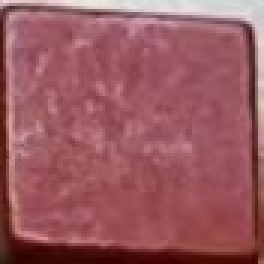
#> input picture 05_Vision_Block_Recognition/2026-02_template_matching_and_camera/templates/R2.jpg, 88 x 88 px, given in place of stream, which was not available (shown 3 times larger)
$ python contour_maching.py
#> lines starting #> are read from the running program, lines starting #| are printed output that depends on the picture; after the words box and inside, x2 and y2 are one past the last pixel; in counts of white or black regions, pixels touching at a corner belong together; pictures that were not available may be replaced by others from this repository, and a replacement may not be noted
import cv2
import numpy as np


def run_geometric_matching():
    # --- 配置区域 (需要根据实际情况微调) ---
    video_url = "http://192.168.149.1:8080/stream?topic=/usb_cam/image_rect_color&type=mjpeg&width=640&height=480&quality=80"

    # 1. Canny 阈值：决定了什么样的线条会被提取出来
    # 如果阴影较重，把 lower 调低 (比如 30)
    canny_lower = 30
    canny_upper = 150

    # 2. 【核心筛选器】木块的物理特征
    # 请拿尺子量一下你的木块，算出 长边 / 短边 的比例
    # 例如：木块长 10cm，宽 5cm，比例就是 2.0
    target_aspect_ratio = 1.0
    ratio_tolerance = 0.3  # 允许的误差范围 (比如 1.7 ~ 2.3 都在范围内)

    # 3. 面积筛选：防止把噪点或者背景里的大物体当成木块
    min_area = 1000  # 太小的噪点不要
    max_area = 50000  # 太大的背景不要
    # ------------------------------------

    print(f"正在连接: {video_url} ...")
    cap = cv2.VideoCapture(video_url)
    cap.set(cv2.CAP_PROP_BUFFERSIZE, 1)

    if not cap.isOpened():
        print("错误：无法打开视频流。")
        return

    # 定义膨胀核 (5x5 的矩形结构元素)
    # 这个核越大，修补断裂边缘的能力越强，但形状会越“臃肿”
    kernel = cv2.getStructuringElement(cv2.MORPH_RECT, (5, 5))

    print("开始轮廓几何匹配。按 'q' 退出。")

    while True:
        ret, frame = cap.read()
#> frame is the input picture: shape (88, 88, 3); mean B, G, R 95.8, 89.6, 153.3
        if not ret:
            break

        # --- A. 预处理 (Pre-processing) ---
        # 1. 转灰度
        gray = cv2.cvtColor(frame, cv2.COLOR_BGR2GRAY)
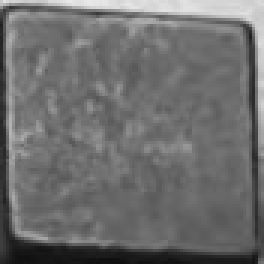
#> gray: shape (88, 88) (shown 3 times larger); min 16, max 233, mean 109.4

        # 2. 高斯模糊：去除噪点，特别是反光带来的高频噪声
        blurred = cv2.GaussianBlur(gray, (5, 5), 0)
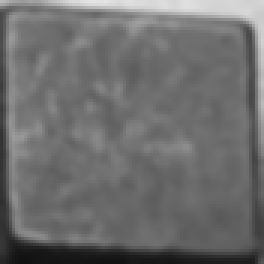
#> blurred: shape (88, 88) (shown 3 times larger); min 17, max 227, mean 109.4

        # 3. Canny 边缘检测
        edges = cv2.Canny(blurred, canny_lower, canny_upper)
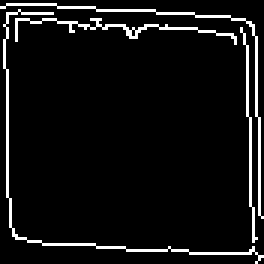
#> edges: shape (88, 88) (shown 3 times larger); 6.5% white in thin lines or dots

        # 4. 【关键步骤】膨胀 (Dilation)
        # 作用：连接因反光或阴影而断裂的边缘，让轮廓闭合
        dilated = cv2.dilate(edges, kernel, iterations=1)
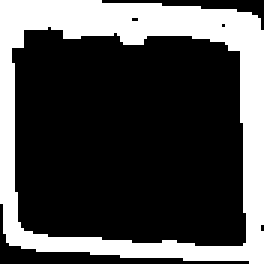
#> dilated: shape (88, 88) (shown 3 times larger); 29.4% white; 1 white region

        # --- B. 查找轮廓 (Find Contours) ---
        # cv2.RETR_EXTERNAL：只找最外面的轮廓（忽略木块内部的反光纹理）
        # cv2.CHAIN_APPROX_SIMPLE：压缩轮廓点，节省内存
        contours, _ = cv2.findContours(dilated, cv2.RETR_EXTERNAL, cv2.CHAIN_APPROX_SIMPLE)
#> contours = 1 contour; box (x1, y1, x2, y2) and area: (0, 0, 88, 88) 7195

        # ... (前文省略) ...

        # --- C. 几何筛选 (Geometric Filtering) ---
        matched_boxes = []

        for cnt in contours:
            # 1. 面积初筛
            area = cv2.contourArea(cnt)
            if area < min_area or area > max_area:
                continue

            # 2. 计算最小外接矩形
            rect = cv2.minAreaRect(cnt)
            (center_x, center_y), (w, h), angle = rect

            # 3. 计算长宽比
            long_side = max(w, h)
            short_side = min(w, h)

            if short_side == 0: continue

            current_ratio = long_side / short_side

            # 4. 【核心判断】形状是否匹配？
            if abs(current_ratio - target_aspect_ratio) < ratio_tolerance:
                # 找到了！获取矩形的 4 个顶点用于画图
                box = cv2.boxPoints(rect)

                # 【这里是修复的关键点】
                box = np.int32(box)

                matched_boxes.append((box, current_ratio, angle))
#> this loop made 1 pass
#> (area, center_x, center_y, w, h, angle, long_side, short_side) on pass 1: (7195, 43.5, 43.5, 87, 87, -90, 87, 87)
#> after the loop, matched_boxes = [([[87, 87], [0, 87], [0, 0], [87, 0]], 1, -90)]

        # ... (后文省略) ...

        # --- D. 绘制结果 ---
        # 画出预处理图 (调试用)
        cv2.imshow('Debug: Edges + Dilate', dilated)

        # 画出最终结果
        for box, ratio, ang in matched_boxes:
            # 画绿色的框
            cv2.drawContours(frame, [box], 0, (0, 255, 0), 2)

            # 在框旁边写上信息
            # 取框的第一个点作为文字坐标
            text_x, text_y = box[0]
            label = f"Ratio: {ratio:.1f}"
            cv2.putText(frame, label, (text_x, text_y - 10),
                        cv2.FONT_HERSHEY_SIMPLEX, 0.6, (0, 255, 0), 2)
#> this loop made 1 pass
#> (box, ratio, ang, text_x, text_y, label) on pass 1: ([[87, 87], [0, 87], [0, 0], [87, 0]], 1, -90, 87, 87, 'Ratio: 1.0')
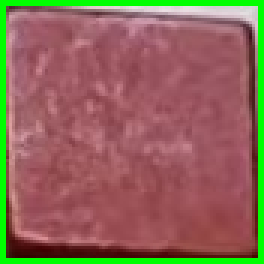
#> frame: shape (88, 88, 3) (shown 3 times larger); 8.88% of pixels changed, all inside (x1, y1, x2, y2) = (0, 0, 88, 88)

        cv2.putText(frame, f"Detected: {len(matched_boxes)}", (10, 30),
                    cv2.FONT_HERSHEY_SIMPLEX, 1, (0, 0, 255), 2)
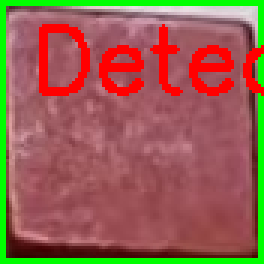
#> frame: shape (88, 88, 3) (shown 3 times larger); 8.16% of pixels changed, all inside (x1, y1, x2, y2) = (13, 8, 88, 32)

        cv2.imshow('Geometric Matching', frame)

        if cv2.waitKey(1) & 0xFF == ord('q'):
#> (key q is pressed here)
            break

    cap.release()
    cv2.destroyAllWindows()


if __name__ == "__main__":
    run_geometric_matching()

$ run again, on 05_Vision_Block_Recognition/2026-02_template_matching_and_camera/templates/R5.jpg
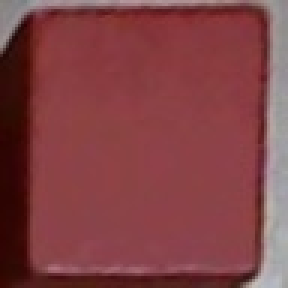
#> input picture 05_Vision_Block_Recognition/2026-02_template_matching_and_camera/templates/R5.jpg, 96 x 96 px, given in place of stream, which was not available (shown 3 times larger)
#> in run_geometric_matching, frame is the input picture: shape (96, 96, 3); mean B, G, R 69.1, 65.8, 129.2
#> in run_geometric_matching, `edges = cv2.Canny(blurred, canny_lower, canny_upper)`:
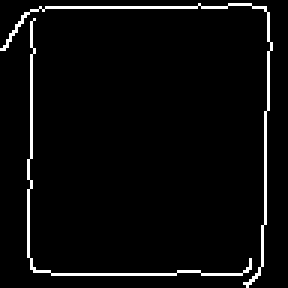
#> edges: shape (96, 96) (shown 3 times larger); 3.9% white in thin lines or dots
#> dilated: shape (96, 96); 20% white; 1 white region
#> contours = 1 contour; box (x1, y1, x2, y2) and area: (0, 0, 93, 96) 7774
#> the loop in run_geometric_matching, `for cnt in contours:` made 1 pass
#> (area, center_x, center_y, w, h, angle, long_side, short_side) on pass 1: (7774, 46, 47.5, 95, 92, -90, 95, 92)
#> after the loop in run_geometric_matching, `for cnt in contours:`: matched_boxes = [([[92, 95], [0, 95], [0, 0], [92, 0]], 1.03, -90)]
#> the loop in run_geometric_matching, `for box, ratio, ang in matched_boxes:` made 1 pass
#> (box, ratio, ang, text_x, text_y, label) on pass 1: ([[92, 95], [0, 95], [0, 0], [92, 0]], 1.03, -90, 92, 95, 'Ratio: 1.0')
#> in run_geometric_matching, `cv2.putText(frame, f"Detected: {len(matched_boxes)}", (10, 30), cv2.FO..`:
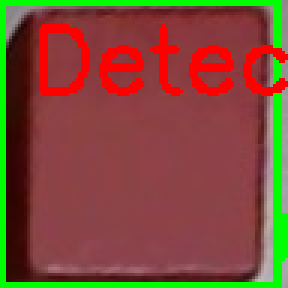
#> frame: shape (96, 96, 3) (shown 3 times larger); mean B, G, R 54.9, 75.2, 126.6
